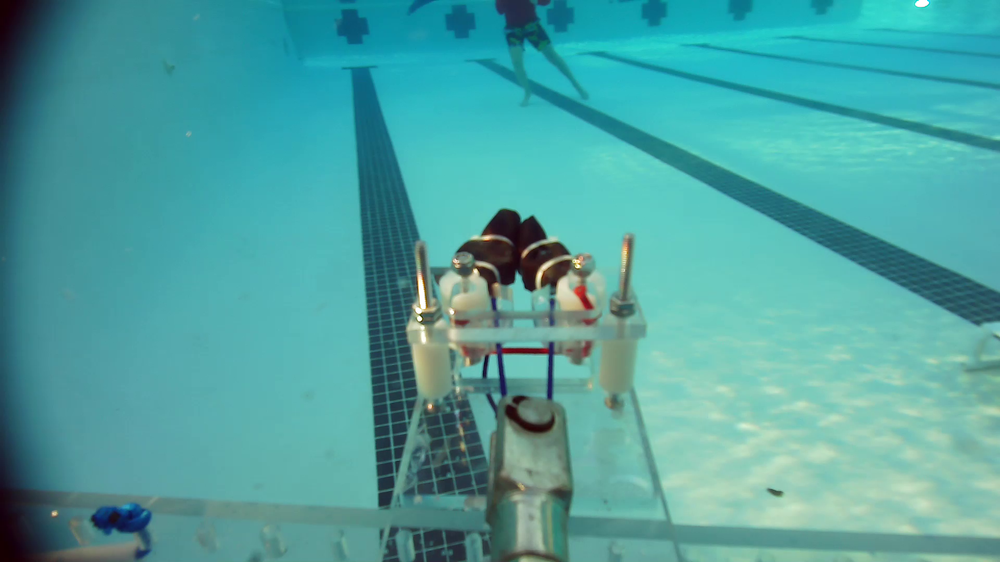
#> input picture video/frames/630.png, 1000 x 562 px, shrunk from 1920 x 1080 before the run, found by its file name
$ python pvc.py
#> lines starting #> are read from the running program, lines starting #| are printed output that depends on the picture; after the words box and inside, x2 and y2 are one past the last pixel; in counts of white or black regions, pixels touching at a corner belong together
import cv2
import numpy as np

def detect_pvc_structures(image_path):
    # Load the image
#> called with image_path = 'video\\frames\\630.png'
    img = cv2.imread(image_path)
#> img is the input picture: shape (562, 1000, 3); mean B, G, R 160.2, 161.9, 79
    if img is None:
        print("Image not found")
        return

    # Convert to HSV color space
    hsv = cv2.cvtColor(img, cv2.COLOR_BGR2HSV)
#> hsv: shape (562, 1000, 3); mean H, S, V 87.9, 135.8, 166.6

    # Define color ranges for thresholding
    # Adjust these values based on your specific lighting and color conditions
    lower_white = np.array([0, 0, 168])
    upper_white = np.array([172, 111, 255])
    lower_black = np.array([0, 0, 0])
    upper_black = np.array([180, 255, 50])

    # Thresholding for white (PVC pipes)
    mask_white = cv2.inRange(hsv, lower_white, upper_white)
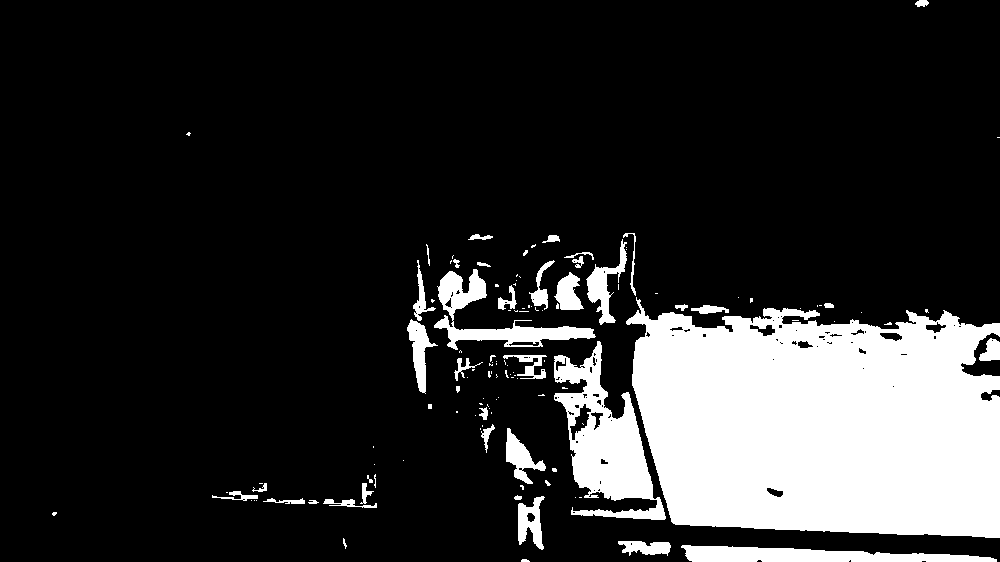
#> mask_white: shape (562, 1000); 17.4% white; 126 white regions (83 under 20 px), largest, box (x1, y1, x2, y2) and area: (626, 297, 1000, 538) 72744, (554, 341, 666, 520) 8625, (681, 545, 997, 562) 3441
    # Thresholding for black (joints)
    mask_black = cv2.inRange(hsv, lower_black, upper_black)
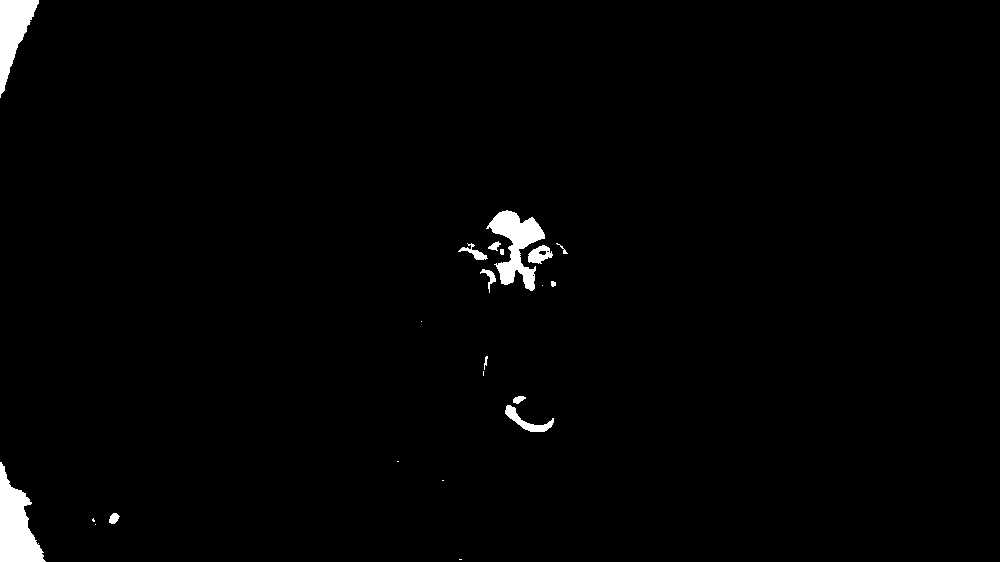
#> mask_black: shape (562, 1000); 1.4% white; 22 white regions (8 under 20 px)

    # Find contours for white mask
    contours_white, _ = cv2.findContours(mask_white, cv2.RETR_EXTERNAL, cv2.CHAIN_APPROX_SIMPLE)
#> contours_white = 125 contours, 90 with area under 20; largest, box (x1, y1, x2, y2) and area: (626, 297, 1000, 538) 72708, (554, 341, 666, 520) 8782, (434, 269, 596, 350) 3216, (681, 545, 997, 562) 3120, (586, 239, 627, 325) 1002
    # Find contours for black mask
    contours_black, _ = cv2.findContours(mask_black, cv2.RETR_EXTERNAL, cv2.CHAIN_APPROX_SIMPLE)
#> contours_black = 22 contours, 12 with area under 20; largest, box (x1, y1, x2, y2) and area: (0, 462, 46, 562) 2406, (486, 210, 545, 291) 1954, (0, 0, 39, 98) 1746, (505, 405, 554, 432) 358, (528, 245, 553, 264) 275

    # Draw contours on the original image
    img_contours = img.copy()
    cv2.drawContours(img_contours, contours_white, -1, (0, 255, 0), 3)  # Draw white contours in green
    cv2.drawContours(img_contours, contours_black, -1, (255, 0, 0), 3)  # Draw black contours in blue
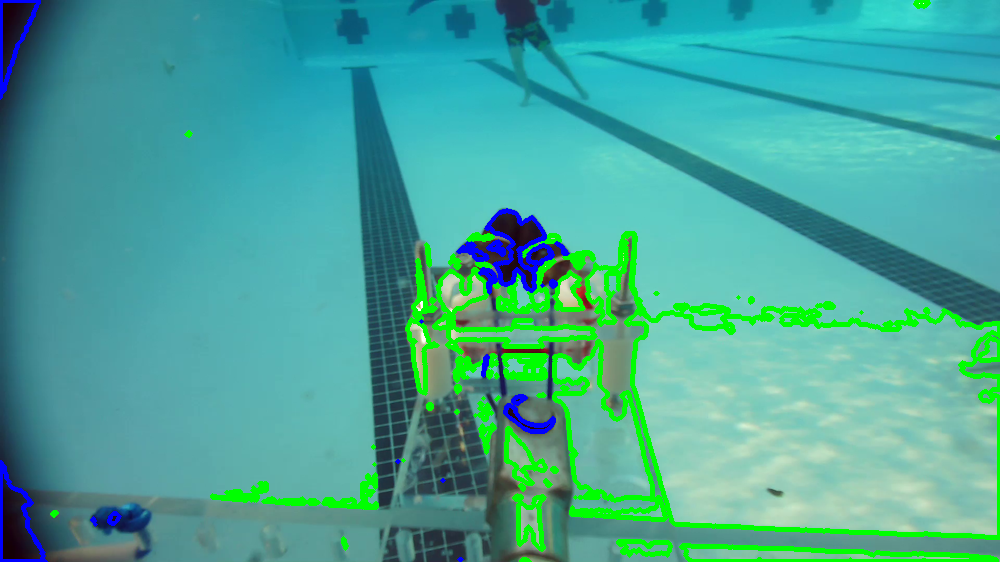
#> img_contours: shape (562, 1000, 3); mean B, G, R 153.6, 165.9, 71.9

    # Display the results
    cv2.imshow('Original Image', img)
    cv2.imshow('White Mask', mask_white)
    cv2.imshow('Black Mask', mask_black)
    cv2.imshow('Detected Pipes and Joints', img_contours)
    cv2.waitKey(0)
    cv2.destroyAllWindows()

# Use the function with an image file path
detect_pvc_structures('video\\frames\\630.png')

$ run again, with video/frames/0.png copied over video/frames/630.png
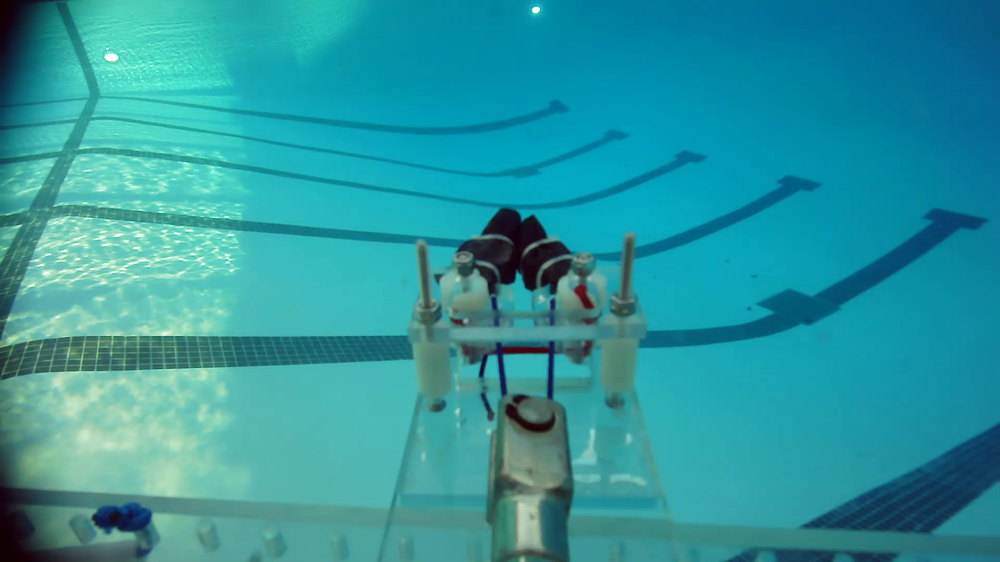
#> input picture video/frames/0.png, 1000 x 562 px, shrunk from 1920 x 1080 before the run, found by its file name
#> in detect_pvc_structures, img is the input picture: shape (562, 1000, 3); mean B, G, R 158.8, 151.8, 43.8
#> hsv: shape (562, 1000, 3); mean H, S, V 91.1, 187.1, 163.9
#> in detect_pvc_structures, `mask_white = cv2.inRange(hsv, lower_white, upper_white)`:
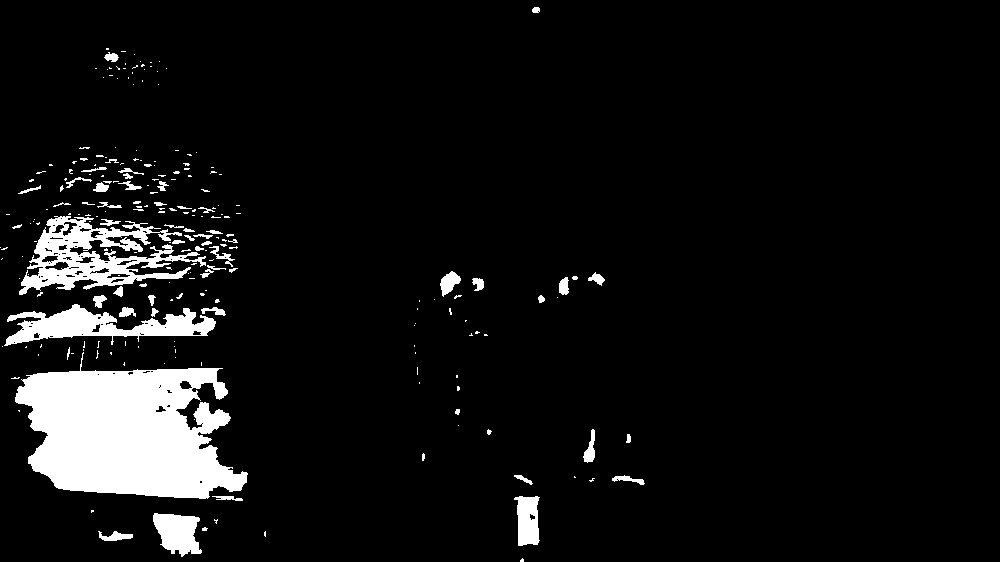
#> mask_white: shape (562, 1000); 7.1% white; 235 white regions (174 under 20 px), largest, box (x1, y1, x2, y2) and area: (15, 352, 248, 499) 22554, (19, 216, 206, 295) 5992, (4, 304, 216, 346) 3968
#> mask_black: shape (562, 1000); 1.6% white; 25 white regions (14 under 20 px)
#> contours_white = 234 contours, 194 with area under 20; largest, box (x1, y1, x2, y2) and area: (15, 352, 248, 499) 22200, (19, 216, 206, 295) 6004, (4, 304, 216, 346) 3754, (153, 513, 202, 557) 1380, (514, 496, 540, 546) 932
#> contours_black = 25 contours, 15 with area under 20; largest, box (x1, y1, x2, y2) and area: (471, 209, 569, 290) 3458, (0, 470, 67, 562) 2412, (0, 0, 42, 78) 1250, (541, 260, 570, 292) 438, (506, 404, 555, 432) 422
#> in detect_pvc_structures, `cv2.drawContours(img_contours, contours_black, -1, (255, 0, 0), 3)`:
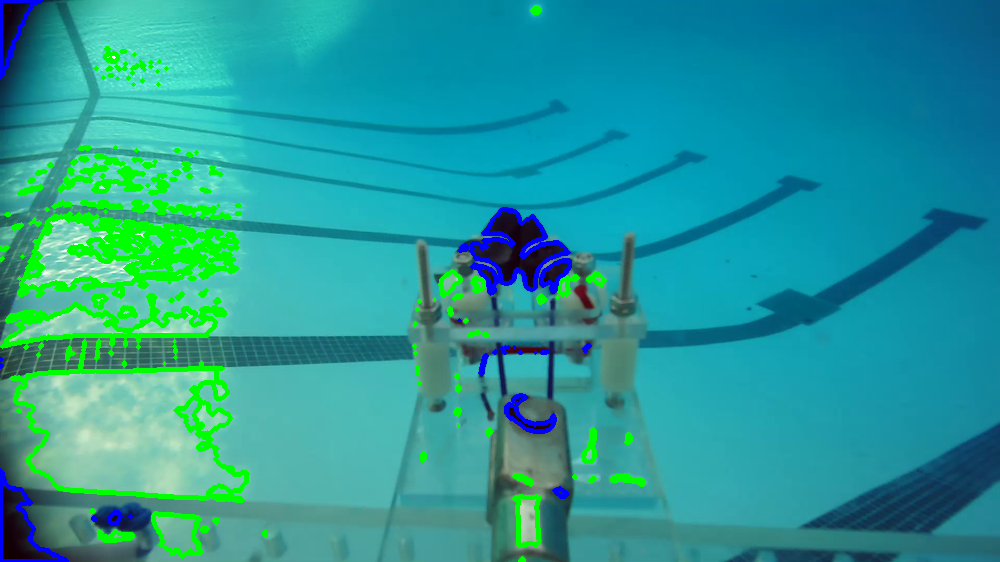
#> img_contours: shape (562, 1000, 3); mean B, G, R 152.4, 154.3, 37.8

$ run again, with video/frames/10.png copied over video/frames/630.png
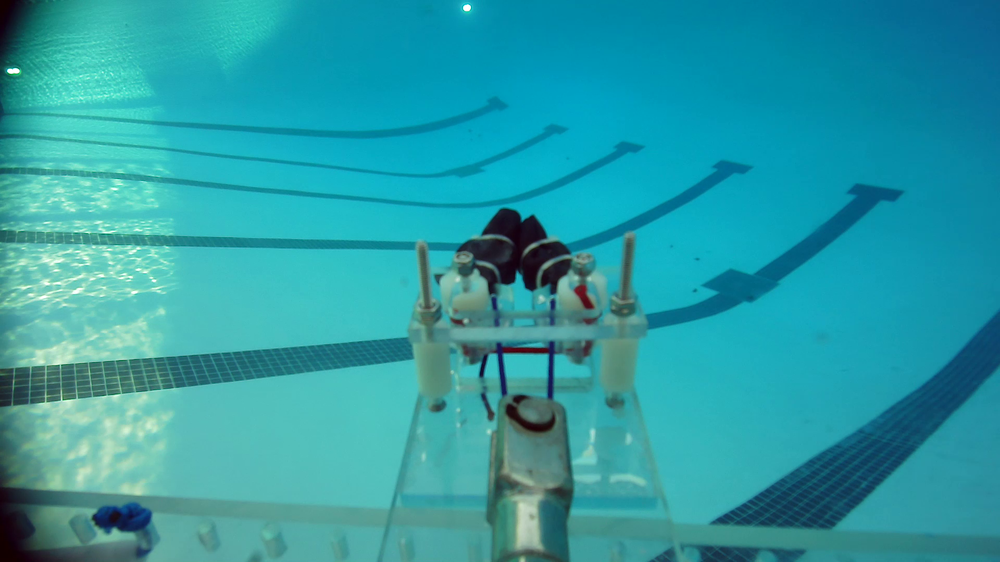
#> input picture video/frames/10.png, 1000 x 562 px, shrunk from 1920 x 1080 before the run, found by its file name
#> in detect_pvc_structures, img is the input picture: shape (562, 1000, 3); mean B, G, R 165.5, 156.4, 42.6
#> hsv: shape (562, 1000, 3); mean H, S, V 91.7, 189.8, 169.1
#> in detect_pvc_structures, `mask_white = cv2.inRange(hsv, lower_white, upper_white)`:
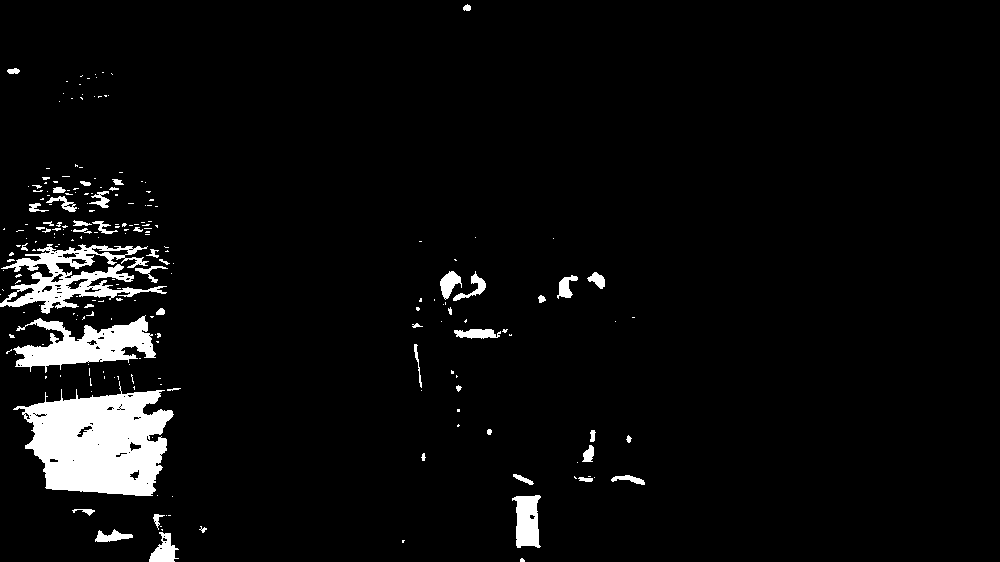
#> mask_white: shape (562, 1000); 4.7% white; 222 white regions (172 under 20 px), largest, box (x1, y1, x2, y2) and area: (13, 381, 174, 496) 11730, (0, 244, 167, 314) 4265, (13, 315, 156, 373) 4009
#> mask_black: shape (562, 1000); 1.5% white; 28 white regions (14 under 20 px)
#> contours_white = 221 contours, 187 with area under 20; largest, box (x1, y1, x2, y2) and area: (13, 381, 174, 496) 11680, (0, 244, 167, 314) 4232, (13, 315, 156, 373) 3764, (512, 495, 541, 548) 1054, (149, 532, 179, 562) 446
#> contours_black = 28 contours, 16 with area under 20; largest, box (x1, y1, x2, y2) and area: (471, 209, 569, 290) 3318, (0, 480, 63, 562) 2172, (0, 0, 31, 57) 818, (541, 259, 570, 291) 423, (506, 404, 555, 432) 408
#> in detect_pvc_structures, `cv2.drawContours(img_contours, contours_black, -1, (255, 0, 0), 3)`:
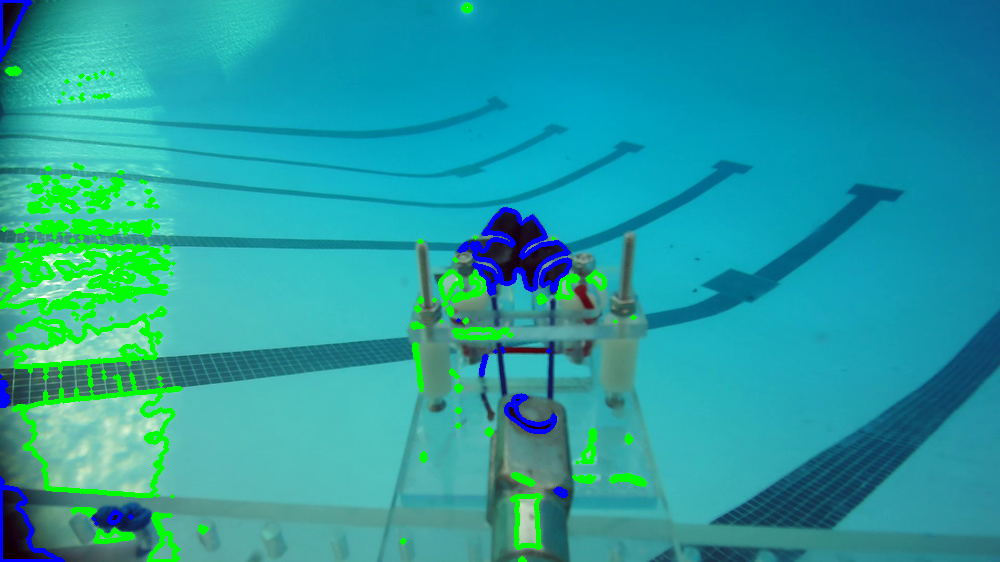
#> img_contours: shape (562, 1000, 3); mean B, G, R 160.2, 158.5, 37.4
